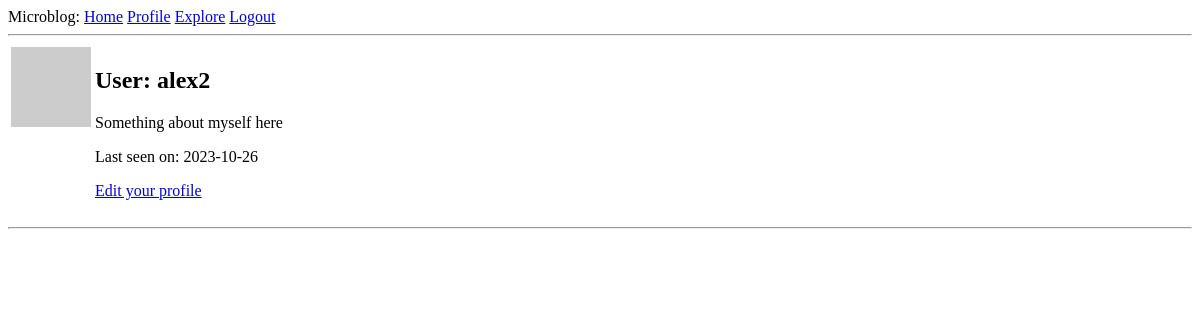
Page /user/alex2 (signed in) on the earlier database version.
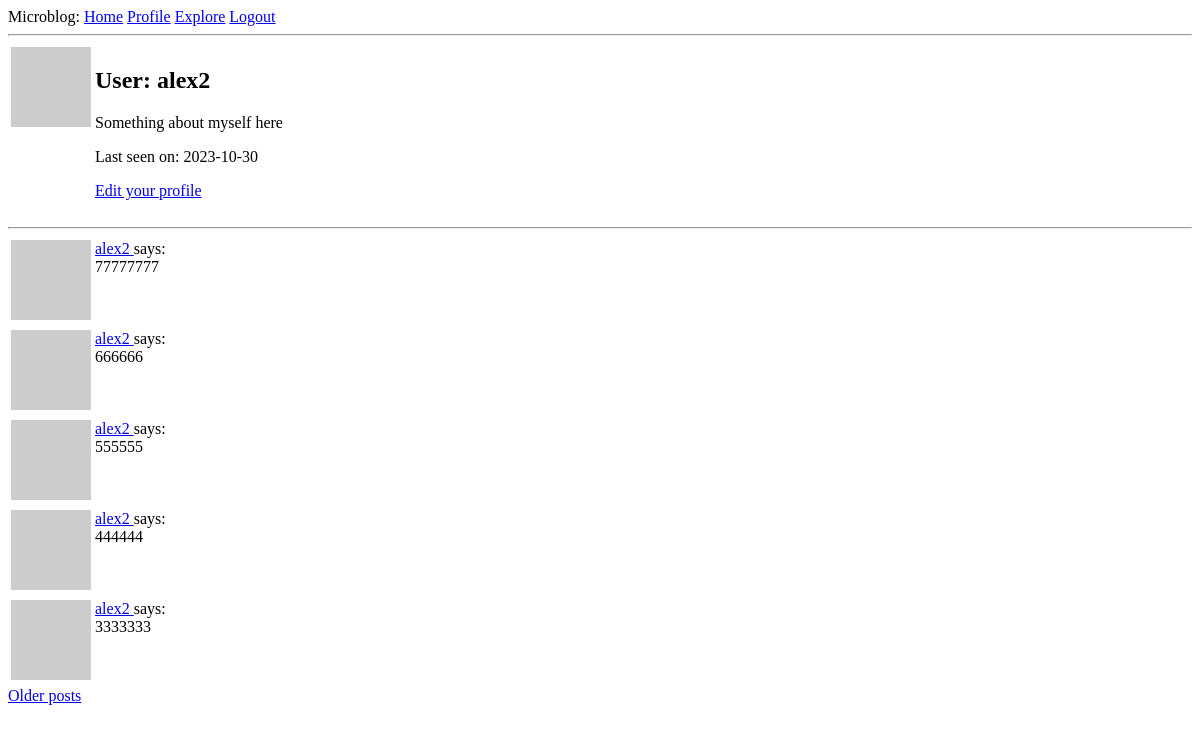
Same page on the later database version.
### app/models.py (models this page shows, shortened)
class User(UserMixin, db.Model):
    id = db.Column(db.Integer, primary_key=True)
    username = db.Column(db.String(64), index=True, unique=True)
    email = db.Column(db.String(120), index=True, unique=True)
    password_hash = db.Column(db.String(128))
    posts = db.relationship('Post', backref='author', lazy='dynamic')
    about_me = db.Column(db.String(140))
    last_seen = db.Column(db.DateTime, default=datetime.utcnow)
    followed = db.relationship(
        'User', secondary=followers,
        primaryjoin=(followers.c.follower_id == id),
        secondaryjoin=(followers.c.followed_id == id),
        backref=db.backref('followers', lazy='dynamic'), lazy='dynamic')
    def avatar(self, size):
        digest = md5(self.email.lower().encode('utf-8')).hexdigest()
        return 'https://www.gravatar.com/avatar/{}?d=identicon&s={}'.format(
            digest, size)

class Post(db.Model):
    id = db.Column(db.Integer, primary_key=True)
    body = db.Column(db.String(140))
    timestamp = db.Column(db.DateTime, index=True, default=datetime.utcnow)
    user_id = db.Column(db.Integer, db.ForeignKey('user.id'))

### app/routes.py (the view)
@app.route('/user/<username>')
@login_required
def user(username):
    user = User.query.filter_by(username=username).first_or_404()
    page = request.args.get('page', 1, type=int)
    posts = user.posts.order_by(Post.timestamp.desc()).paginate(
        page=page, per_page=app.config['POSTS_PER_PAGE'], error_out=False)
    next_url = url_for('user', username=user.username, page=posts.next_num) \
        if posts.has_next else None
    prev_url = url_for('user', username=user.username, page=posts.prev_num) \
        if posts.has_prev else None
    form = EmptyForm()
    return render_template('user.html', user=user, posts=posts.items, next_url=next_url, prev_url=prev_url, form=form)

### app/models.py (called while the page is built)
@login.user_loader
def load_user(id):
    return User.query.get(int(id))

### app/routes.py (called while the page is built)
@app.before_request
def before_request():
    if current_user.is_authenticated:
        current_user.last_seen = datetime.utcnow()
        db.session.commit()

### app/templates/user.html (shortened to what this page needs)
{% extends "base.html" %}
{% block content %}
    <table>
        <tr valign="top">
            <td><img src="{{ user.avatar(128) }}"></td>
            <td>
                <h2>User: {{ user.username }}</h2>
                {% if user.about_me %}<p>{{ user.about_me }}</p>{% endif %}
                {% if user.last_seen %}<p>Last seen on: {{ user.last_seen.date() }}</p>{% endif %}
                {% if user == current_user %}
                <p><a href="{{ url_for('edit_profile') }}">Edit your profile</a></p>
                {% endif %}
            </td>
        </tr>
    </table>
    <hr>
    {% for post in posts %}
        {% include '_post.html' %}
    {% endfor %}
    {% if next_url %}
    <a href="{{ next_url }}">Older posts</a>
    {% endif %}
{% endblock %}

### app/templates/_post.html
<table>
    <tr valign="top">
        <td><img src="{{ post.author.avatar(36) }}"></td>
        <td>
            <a href="{{ url_for('user', username=post.author.username) }}">
                    {{ post.author.username }}
            </a>
            says:<br>{{ post.body }}
        </td>
    </tr>
</table>

Differences in the rows shown:
changed User "alex2": last_seen "2023-10-26" → "2023-10-30"
added Post: author.username "alex2", body "77777777"
added Post: author.username "alex2", body "666666"
added Post: author.username "alex2", body "555555"
added Post: author.username "alex2", body "444444"
added Post: author.username "alex2", body "3333333"
Other differences:
text now shown: "Older posts"
